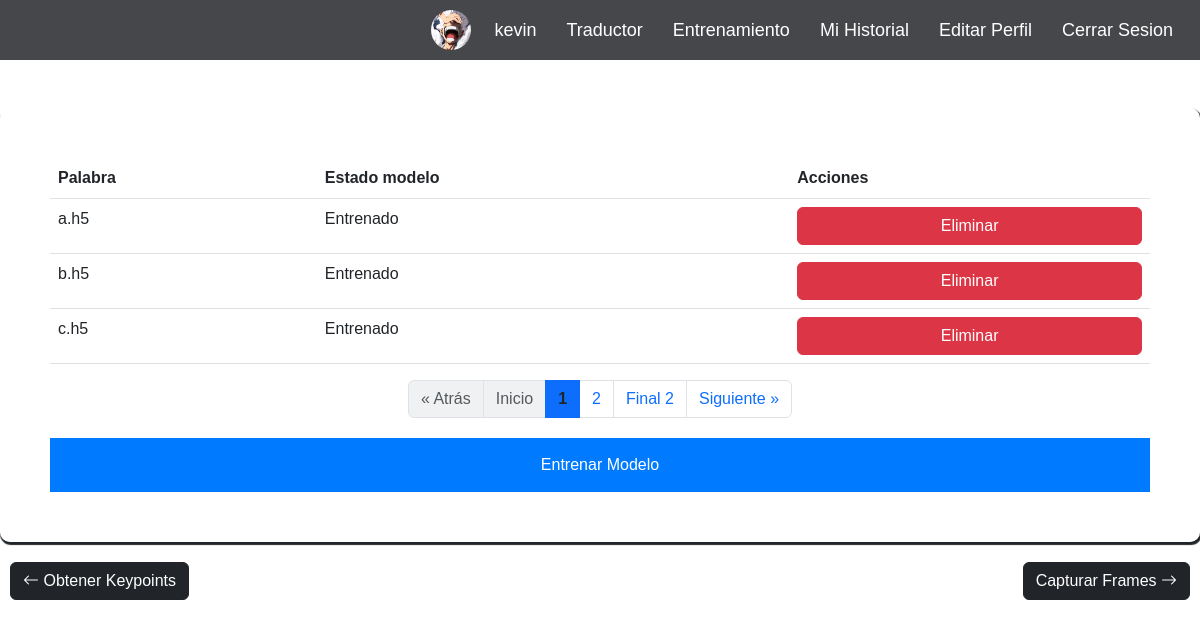
Page /core/Entrenamiento_modelo/ (signed in) on the committed database.
### core/models.py (models this page shows, shortened)
class User(AbstractUser):
    image = models.ImageField(
        verbose_name='Archivo de imagen',
        upload_to='users',
        max_length=1024,
        blank=True,
        null=True
    )
    class Meta:
        verbose_name = "Usuario"
        verbose_name_plural = "Usuarios"
    def get_image_url(self):
        return utils.get_image(self.image)

class Words_state(models.Model):
    word = models.CharField(max_length=255)
    state = models.BooleanField(default=False)

### core/views/traductor.py (the view)
# urls.py: path('Entrenamiento_modelo/', traductor.training_model_view.as_view(), name='Entrenamiento_modelo'),
class training_model_view(LoginRequiredMixin,ListView):
    model = Words_state
    template_name = 'training_model.html'
    paginate_by= 3
    context_object_name = 'data'
    login_url = '/'

### traductor/utils.py (called while the page is built)
def get_image(image):
    if image:
        return '{}{}'.format(settings.MEDIA_URL, image)
    return '/static/img/empty.jpeg'

### templates/training_model.html (shortened to what this page needs)
{% extends 'Base_form.html' %}
{% block content %}
        {% load static %}
        <div id="container2" class="container">
            <table class="table">
                <thead class="thead-dark">
                <tr>
                    <th scope="col">Palabra</th>
                    <th scope="col">Estado modelo</th>
                    <th scope="col">Acciones</th>
                </tr>
                </thead>
                <tbody>
                {% for item in data %}
                    <tr>
                        <td>{{ item.word }}</td>
                        <td>
                            {% if item.state %}
                                Entrenado
                            {% else %}
                                No Entrenado
                            {% endif %}
                        </td>
                        <td>
                            <form method="POST" action="{% url 'core:eliminar_keypoint' item.word %}">
                            <button type="submit" class="btn btn-danger">Eliminar</button>
                            </form>
                        </td>
                    </tr>
                {% endfor %}
                </tbody>
            </table>
            {% if is_paginated %}
       <div class="card-footer">
         <nav aria-label="Demo of disable class">
            <ul class="pagination justify-content-center flex-wrap">
               {% if page_obj.has_previous %}
                  <li class="page-item">
                     <a
                        href="?page={{ page_obj.previous_page_number }}{{ to_paginate_query }}"
                        class="page-link text-primary fw-bolder"
                     >
                        &laquo; Atrás
                     </a>
                  </li>
                  <li class="page-item">
                     <a href="?page=1{{ to_paginate_query }}" class="page-link text-primary fw-bolder">Inicio</a>
                  </li>
               {% else %}
                  <li class="page-item disabled" style="pointer-events:none; line-height: 1.5">
                     <a class="page-link bg-secondary bg-opacity-10">&laquo; Atrás</a>
                  </li>
                  <li class="page-item disabled" style="pointer-events:none">
                     <a href="#" class="page-link bg-secondary bg-opacity-10">Inicio</a>
                  </li>
               {% endif %}
               {% for index_paginate in paginator.page_range %}
                  {% if index_paginate <= page_obj.number|add:8 and index_paginate >= page_obj.number|add:-8 %}
                     {% if page_obj.number == index_paginate %}
                        <li class="page-item active" style="pointer-events:none">
                           <a href="#" class="page-link text-dark fw-bolder">{{ forloop.counter }}</a>
                        </li>
                     {% else %}
                        <li class="page-item">
                           <a href="?page={{ forloop.counter }}{{ to_paginate_query }}"
                              class="page-link text-dark-opacity-5">{{ forloop.counter }}</a>
                        </li>
                     {% endif %}
                  {% endif %}
               {% endfor %}
               {% if page_obj.has_next %}
                  <li class="page-item">
                     <a
                        href="?page={{ page_obj.paginator.num_pages }}{{ to_paginate_query }}"
                        class="page-link text-primary"
                     >
                        Final {{ paginator.page_range.stop|add:-1 }}
                     </a>
                  </li>
                  <li class="page-item">
                     <a href="?page={{ page_obj.next_page_number }}{{ to_paginate_query }}"
                        class="page-link text-primary">Siguiente &raquo;</a>
                  </li>
               {% endif %}
            </ul>
         </nav>
       </div>
      {% endif %}
            <div class="botones">
                <button id="training_model" >Entrenar Modelo</button>
            </div>
        </div>
        <div id="navigation-buttons">
            <a id="btn-left" class="btn btn-dark" href="{% url 'core:obtencion_puntos_clave' %}" role="button">
                <i class="bi bi-arrow-left"></i> Obtener Keypoints
            </a>
            <a id="btn-right" class="btn btn-dark" href="{% url 'core:entrenamiento' %}" role="button">
                Capturar Frames <i class="bi bi-arrow-right"></i>
            </a>
        </div>
{% endblock %}

### templates/Base_form.html (shortened to what this page needs)
<!DOCTYPE html>
<html lang="en">
<head>
    {% load static %}
    <link href="https://cdn.jsdelivr.net/npm/bootstrap@5.3.3/dist/css/bootstrap.min.css" rel="stylesheet"
>
    <link rel="stylesheet" href="{% static 'css/login.css' %}">
    <link rel="stylesheet" href="{% static 'css/inicio.css' %}">
    <link rel="stylesheet" href="{% static 'css/historial.css' %}">
    <link rel="stylesheet" href="{% static 'css/training.css' %}">
    <link href="https://stackpath.bootstrapcdn.com/bootstrap/5.3.0/css/bootstrap.min.css" rel="stylesheet">
    <link href="https://cdn.jsdelivr.net/npm/bootstrap-icons@1.8.0/font/bootstrap-icons.css" rel="stylesheet">
</head>
<body>
        {% if user.is_authenticated %}
        <nav class="">
            <div class="Menu-options">
                <div class="user-info">
                    <img src="{{user.get_image_url}}" alt="Imagen de perfil">
                </div>
                <span class="link-create"> {{user.username}}</span>
                <a href="{% url 'core:inicio' %}" class="link-create">  Traductor </a>
                <a href="{% url 'core:menu_entrenamiento' %}" class="link-create">  Entrenamiento </a>
                <a href="{% url 'core:historial' %}" class="link-create">  Mi Historial</a>
                <a href="{% url 'core:editar' %}" class="link-create">  Editar Perfil</a>
                <a href="{% url 'core:salir' %}" class="link-create">  Cerrar Sesion</a>
            </div>
        </nav>
        {% else %}
            <nav class="">
                <div class="Menu-options">
                    <a href="{% url enlace %}" class="link-create">{{ options }}</a>
                </div>
            </nav>
        {% endif %}
        {% block content %}
        {% endblock %}
</body>
</html>

### static/css/login.css (style rules this page uses)
* { padding: 0; margin: 0; font-family: Arial, Helvetica, sans-serif; }
body { background-color: #FCFCFC; }
.Menu-options { background-color: #45474A; height: 60px; display: flex; align-items: center; justify-content: flex-end; margin-bottom: 4%; }
.Menu-options a { text-decoration: none; }
.link-create { font-size: 18px; margin-right: 2%; color: white; transition: 0.5s; border-radius: 3px; padding: 3px; outline: none; }
form { width: 100%; }
button { margin-top: 20px; width: 100%; padding: 15px; background-color: #007bff; color: #fff; border: none; border-radius: 8px; cursor: pointer; }

### static/css/inicio.css (style rules this page uses)
#container2 { background-color: rgba(255, 255, 255, 0.5); backdrop-filter: blur(10px); border-radius: 10px; padding: 5px; box-shadow: 1px 2px 1px 1px; max-width: 1300px; margin: 0 auto; padding: 50px; }
.botones { display: flex; justify-content: space-between; margin-top: 20px }
.user-info img { width: 40px; height: 40px; border-radius: 50%; margin-right: 20px; }

### static/css/training.css (style rules this page uses)
#navigation-buttons { position: relative; width: 100%; margin-top: 20px; }
#btn-left { position: absolute; left: 0; margin-left: 10px; }
#btn-right { position: absolute; right: 0; margin-right: 10px; }

### rows in the picture
User: get_image_url (picture), username "kevin"
Words_state: word "a.h5", state "Entrenado"
Words_state: word "b.h5", state "Entrenado"
Words_state: word "c.h5", state "Entrenado"

### other values in the picture
{{ paginator.page_range.stop|add:-1 }} "2"
